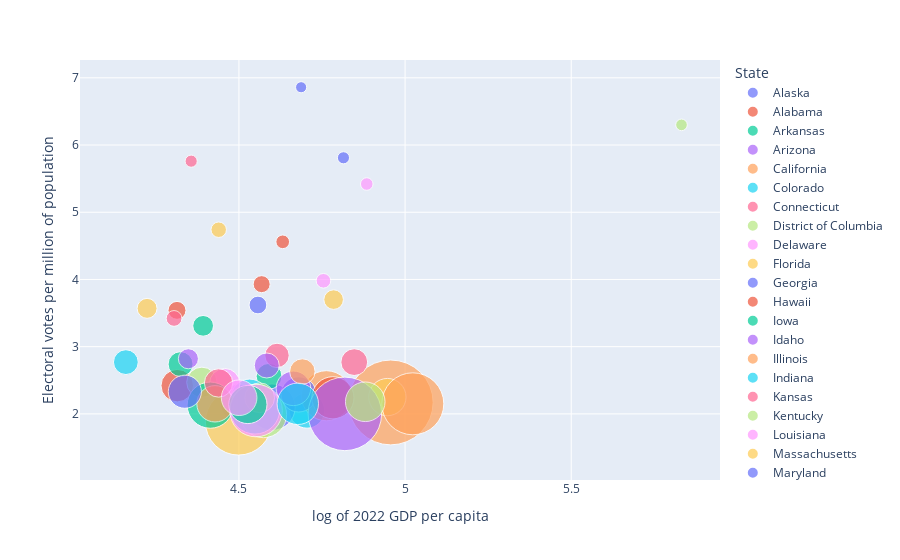

The cell this chart's notebook holds for it:
### Code cell
# plot the bubble chart
fig = px.scatter(df_flip_electoral_pop_gdp,#.query("elec_per_pop >= 3"),
                 x="2022_GDP_perCapita_log",
                 y="elec_per_pop",
                 size="citizen_pop_mil",
                 color="State",
                 hover_name="State",
                 size_max=60)



# Override x-axis and y-axis labels
fig.update_layout(
    xaxis_title="log of 2022 GDP per capita",
    yaxis_title="Electoral votes per million of population"
)

fig.show()

# Export the bubble chart to a png file
#fig.write_image("bubble_chart.png")

### Figure 1 — Plotly figure (JSON) as saved in the notebook; plotly's stock layout.template omitted (floating-point values rounded to 4 significant figures)
{"data": [{"hovertemplate": "<b>%{hovertext}</b><br><br>State=Alaska<br>2022_GDP_perCapita_log=%{x}<br>elec_per_pop=%{y}<br>citizen_pop_mil=%{marker.size}<extra></extra>", "hovertext": ["Alaska"], "legendgroup": "Alaska", "marker": {"color": "#636efa", "size": [0.516], "sizemode": "area", "sizeref": 0.007032, "symbol": "circle"}, "mode": "markers", "name": "Alaska", "orientation": "v", "showlegend": true, "type": "scatter", "x": [4.815], "xaxis": "x", "y": [5.81], "yaxis": "y"}, {"hovertemplate": "<b>%{hovertext}</b><br><br>State=Alabama<br>2022_GDP_perCapita_log=%{x}<br>elec_per_pop=%{y}<br>citizen_pop_mil=%{marker.size}<extra></extra>", "hovertext": ["Alabama"], "legendgroup": "Alabama", "marker": {"color": "#EF553B", "size": [3.716], "sizemode": "area", "sizeref": 0.007032, "symbol": "circle"}, "mode": "markers", "name": "Alabama", "orientation": "v", "showlegend": true, "type": "scatter", "x": [4.314], "xaxis": "x", "y": [2.42], "yaxis": "y"}, {"hovertemplate": "<b>%{hovertext}</b><br><br>State=Arkansas<br>2022_GDP_perCapita_log=%{x}<br>elec_per_pop=%{y}<br>citizen_pop_mil=%{marker.size}<extra></extra>", "hovertext": ["Arkansas"], "legendgroup": "Arkansas", "marker": {"color": "#00cc96", "size": [2.188], "sizemode": "area", "sizeref": 0.007032, "symbol": "circle"}, "mode": "markers", "name": "Arkansas", "orientation": "v", "showlegend": true, "type": "scatter", "x": [4.324], "xaxis": "x", "y": [2.74], "yaxis": "y"}, {"hovertemplate": "<b>%{hovertext}</b><br><br>State=Arizona<br>2022_GDP_perCapita_log=%{x}<br>elec_per_pop=%{y}<br>citizen_pop_mil=%{marker.size}<extra></extra>", "hovertext": ["Arizona"], "legendgroup": "Arizona", "marker": {"color": "#ab63fa", "size": [5.093], "sizemode": "area", "sizeref": 0.007032, "symbol": "circle"}, "mode": "markers", "name": "Arizona", "orientation": "v", "showlegend": true, "type": "scatter", "x": [4.501], "xaxis": "x", "y": [2.16], "yaxis": "y"}, {"hovertemplate": "<b>%{hovertext}</b><br><br>State=California<br>2022_GDP_perCapita_log=%{x}<br>elec_per_pop=%{y}<br>citizen_pop_mil=%{marker.size}<extra></extra>", "hovertext": ["California"], "legendgroup": "California", "marker": {"color": "#FFA15A", "size": [25.32], "sizemode": "area", "sizeref": 0.007032, "symbol": "circle"}, "mode": "markers", "name": "California", "orientation": "v", "showlegend": true, "type": "scatter", "x": [4.957], "xaxis": "x", "y": [2.17], "yaxis": "y"}, {"hovertemplate": "<b>%{hovertext}</b><br><br>State=Colorado<br>2022_GDP_perCapita_log=%{x}<br>elec_per_pop=%{y}<br>citizen_pop_mil=%{marker.size}<extra></extra>", "hovertext": ["Colorado"], "legendgroup": "Colorado", "marker": {"color": "#19d3f3", "size": [4.384], "sizemode": "area", "sizeref": 0.007032, "symbol": "circle"}, "mode": "markers", "name": "Colorado", "orientation": "v", "showlegend": true, "type": "scatter", "x": [4.705], "xaxis": "x", "y": [2.05], "yaxis": "y"}, {"hovertemplate": "<b>%{hovertext}</b><br><br>State=Connecticut<br>2022_GDP_perCapita_log=%{x}<br>elec_per_pop=%{y}<br>citizen_pop_mil=%{marker.size}<extra></extra>", "hovertext": ["Connecticut"], "legendgroup": "Connecticut", "marker": {"color": "#FF6692", "size": [2.527], "sizemode": "area", "sizeref": 0.007032, "symbol": "circle"}, "mode": "markers", "name": "Connecticut", "orientation": "v", "showlegend": true, "type": "scatter", "x": [4.847], "xaxis": "x", "y": [2.77], "yaxis": "y"}, {"hovertemplate": "<b>%{hovertext}</b><br><br>State=District of Columbia<br>2022_GDP_perCapita_log=%{x}<br>elec_per_pop=%{y}<br>citizen_pop_mil=%{marker.size}<extra></extra>", "hovertext": ["District of Columbia"], "legendgroup": "District of Columbia", "marker": {"color": "#B6E880", "size": [0.476], "sizemode": "area", "sizeref": 0.007032, "symbol": "circle"}, "mode": "markers", "name": "District of Columbia", "orientation": "v", "showlegend": true, "type": "scatter", "x": [5.832], "xaxis": "x", "y": [6.3], "yaxis": "y"}, {"hovertemplate": "<b>%{hovertext}</b><br><br>State=Delaware<br>2022_GDP_perCapita_log=%{x}<br>elec_per_pop=%{y}<br>citizen_pop_mil=%{marker.size}<extra></extra>", "hovertext": ["Delaware"], "legendgroup": "Delaware", "marker": {"color": "#FF97FF", "size": [0.754], "sizemode": "area", "sizeref": 0.007032, "symbol": "circle"}, "mode": "markers", "name": "Delaware", "orientation": "v", "showlegend": true, "type": "scatter", "x": [4.754], "xaxis": "x", "y": [3.98], "yaxis": "y"}, {"hovertemplate": "<b>%{hovertext}</b><br><br>State=Florida<br>2022_GDP_perCapita_log=%{x}<br>elec_per_pop=%{y}<br>citizen_pop_mil=%{marker.size}<extra></extra>", "hovertext": ["Florida"], "legendgroup": "Florida", "marker": {"color": "#FECB52", "size": [15.45], "sizemode": "area", "sizeref": 0.007032, "symbol": "circle"}, "mode": "markers", "name": "Florida", "orientation": "v", "showlegend": true, "type": "scatter", "x": [4.499], "xaxis": "x", "y": [1.88], "yaxis": "y"}, {"hovertemplate": "<b>%{hovertext}</b><br><br>State=Georgia<br>2022_GDP_perCapita_log=%{x}<br>elec_per_pop=%{y}<br>citizen_pop_mil=%{marker.size}<extra></extra>", "hovertext": ["Georgia"], "legendgroup": "Georgia", "marker": {"color": "#636efa", "size": [7.601], "sizemode": "area", "sizeref": 0.007032, "symbol": "circle"}, "mode": "markers", "name": "Georgia", "orientation": "v", "showlegend": true, "type": "scatter", "x": [4.599], "xaxis": "x", "y": [2.1], "yaxis": "y"}, {"hovertemplate": "<b>%{hovertext}</b><br><br>State=Hawaii<br>2022_GDP_perCapita_log=%{x}<br>elec_per_pop=%{y}<br>citizen_pop_mil=%{marker.size}<extra></extra>", "hovertext": ["Hawaii"], "legendgroup": "Hawaii", "marker": {"color": "#EF553B", "size": [1.019], "sizemode": "area", "sizeref": 0.007032, "symbol": "circle"}, "mode": "markers", "name": "Hawaii", "orientation": "v", "showlegend": true, "type": "scatter", "x": [4.568], "xaxis": "x", "y": [3.93], "yaxis": "y"}, {"hovertemplate": "<b>%{hovertext}</b><br><br>State=Iowa<br>2022_GDP_perCapita_log=%{x}<br>elec_per_pop=%{y}<br>citizen_pop_mil=%{marker.size}<extra></extra>", "hovertext": ["Iowa"], "legendgroup": "Iowa", "marker": {"color": "#00cc96", "size": [2.345], "sizemode": "area", "sizeref": 0.007032, "symbol": "circle"}, "mode": "markers", "name": "Iowa", "orientation": "v", "showlegend": true, "type": "scatter", "x": [4.591], "xaxis": "x", "y": [2.56], "yaxis": "y"}, {"hovertemplate": "<b>%{hovertext}</b><br><br>State=Idaho<br>2022_GDP_perCapita_log=%{x}<br>elec_per_pop=%{y}<br>citizen_pop_mil=%{marker.size}<extra></extra>", "hovertext": ["Idaho"], "legendgroup": "Idaho", "marker": {"color": "#ab63fa", "size": [1.417], "sizemode": "area", "sizeref": 0.007032, "symbol": "circle"}, "mode": "markers", "name": "Idaho", "orientation": "v", "showlegend": true, "type": "scatter", "x": [4.348], "xaxis": "x", "y": [2.82], "yaxis": "y"}, {"hovertemplate": "<b>%{hovertext}</b><br><br>State=Illinois<br>2022_GDP_perCapita_log=%{x}<br>elec_per_pop=%{y}<br>citizen_pop_mil=%{marker.size}<extra></extra>", "hovertext": ["Illinois"], "legendgroup": "Illinois", "marker": {"color": "#FFA15A", "size": [8.824], "sizemode": "area", "sizeref": 0.007032, "symbol": "circle"}, "mode": "markers", "name": "Illinois", "orientation": "v", "showlegend": true, "type": "scatter", "x": [4.763], "xaxis": "x", "y": [2.27], "yaxis": "y"}, {"hovertemplate": "<b>%{hovertext}</b><br><br>State=Indiana<br>2022_GDP_perCapita_log=%{x}<br>elec_per_pop=%{y}<br>citizen_pop_mil=%{marker.size}<extra></extra>", "hovertext": ["Indiana"], "legendgroup": "Indiana", "marker": {"color": "#19d3f3", "size": [4.903], "sizemode": "area", "sizeref": 0.007032, "symbol": "circle"}, "mode": "markers", "name": "Indiana", "orientation": "v", "showlegend": true, "type": "scatter", "x": [4.532], "xaxis": "x", "y": [2.24], "yaxis": "y"}, {"hovertemplate": "<b>%{hovertext}</b><br><br>State=Kansas<br>2022_GDP_perCapita_log=%{x}<br>elec_per_pop=%{y}<br>citizen_pop_mil=%{marker.size}<extra></extra>", "hovertext": ["Kansas"], "legendgroup": "Kansas", "marker": {"color": "#FF6692", "size": [2.087], "sizemode": "area", "sizeref": 0.007032, "symbol": "circle"}, "mode": "markers", "name": "Kansas", "orientation": "v", "showlegend": true, "type": "scatter", "x": [4.615], "xaxis": "x", "y": [2.87], "yaxis": "y"}, {"hovertemplate": "<b>%{hovertext}</b><br><br>State=Kentucky<br>2022_GDP_perCapita_log=%{x}<br>elec_per_pop=%{y}<br>citizen_pop_mil=%{marker.size}<extra></extra>", "hovertext": ["Kentucky"], "legendgroup": "Kentucky", "marker": {"color": "#B6E880", "size": [3.233], "sizemode": "area", "sizeref": 0.007032, "symbol": "circle"}, "mode": "markers", "name": "Kentucky", "orientation": "v", "showlegend": true, "type": "scatter", "x": [4.388], "xaxis": "x", "y": [2.47], "yaxis": "y"}, {"hovertemplate": "<b>%{hovertext}</b><br><br>State=Louisiana<br>2022_GDP_perCapita_log=%{x}<br>elec_per_pop=%{y}<br>citizen_pop_mil=%{marker.size}<extra></extra>", "hovertext": ["Louisiana"], "legendgroup": "Louisiana", "marker": {"color": "#FF97FF", "size": [3.263], "sizemode": "area", "sizeref": 0.007032, "symbol": "circle"}, "mode": "markers", "name": "Louisiana", "orientation": "v", "showlegend": true, "type": "scatter", "x": [4.457], "xaxis": "x", "y": [2.45], "yaxis": "y"}, {"hovertemplate": "<b>%{hovertext}</b><br><br>State=Massachusetts<br>2022_GDP_perCapita_log=%{x}<br>elec_per_pop=%{y}<br>citizen_pop_mil=%{marker.size}<extra></extra>", "hovertext": ["Massachusetts"], "legendgroup": "Massachusetts", "marker": {"color": "#FECB52", "size": [4.892], "sizemode": "area", "sizeref": 0.007032, "symbol": "circle"}, "mode": "markers", "name": "Massachusetts", "orientation": "v", "showlegend": true, "type": "scatter", "x": [4.947], "xaxis": "x", "y": [2.25], "yaxis": "y"}, {"hovertemplate": "<b>%{hovertext}</b><br><br>State=Maryland<br>2022_GDP_perCapita_log=%{x}<br>elec_per_pop=%{y}<br>citizen_pop_mil=%{marker.size}<extra></extra>", "hovertext": ["Maryland"], "legendgroup": "Maryland", "marker": {"color": "#636efa", "size": [4.364], "sizemode": "area", "sizeref": 0.007032, "symbol": "circle"}, "mode": "markers", "name": "Maryland", "orientation": "v", "showlegend": true, "type": "scatter", "x": [4.68], "xaxis": "x", "y": [2.29], "yaxis": "y"}, {"hovertemplate": "<b>%{hovertext}</b><br><br>State=Maine<br>2022_GDP_perCapita_log=%{x}<br>elec_per_pop=%{y}<br>citizen_pop_mil=%{marker.size}<extra></extra>", "hovertext": ["Maine"], "legendgroup": "Maine", "marker": {"color": "#EF553B", "size": [1.131], "sizemode": "area", "sizeref": 0.007032, "symbol": "circle"}, "mode": "markers", "name": "Maine", "orientation": "v", "showlegend": true, "type": "scatter", "x": [4.314], "xaxis": "x", "y": [3.54], "yaxis": "y"}, {"hovertemplate": "<b>%{hovertext}</b><br><br>State=Michigan<br>2022_GDP_perCapita_log=%{x}<br>elec_per_pop=%{y}<br>citizen_pop_mil=%{marker.size}<extra></extra>", "hovertext": ["Michigan"], "legendgroup": "Michigan", "marker": {"color": "#00cc96", "size": [7.517], "sizemode": "area", "sizeref": 0.007032, "symbol": "circle"}, "mode": "markers", "name": "Michigan", "orientation": "v", "showlegend": true, "type": "scatter", "x": [4.414], "xaxis": "x", "y": [2.13], "yaxis": "y"}, {"hovertemplate": "<b>%{hovertext}</b><br><br>State=Minnesota<br>2022_GDP_perCapita_log=%{x}<br>elec_per_pop=%{y}<br>citizen_pop_mil=%{marker.size}<extra></extra>", "hovertext": ["Minnesota"], "legendgroup": "Minnesota", "marker": {"color": "#ab63fa", "size": [4.21], "sizemode": "area", "sizeref": 0.007032, "symbol": "circle"}, "mode": "markers", "name": "Minnesota", "orientation": "v", "showlegend": true, "type": "scatter", "x": [4.664], "xaxis": "x", "y": [2.38], "yaxis": "y"}, {"hovertemplate": "<b>%{hovertext}</b><br><br>State=Missouri<br>2022_GDP_perCapita_log=%{x}<br>elec_per_pop=%{y}<br>citizen_pop_mil=%{marker.size}<extra></extra>", "hovertext": ["Missouri"], "legendgroup": "Missouri", "marker": {"color": "#FFA15A", "size": [4.655], "sizemode": "area", "sizeref": 0.007032, "symbol": "circle"}, "mode": "markers", "name": "Missouri", "orientation": "v", "showlegend": true, "type": "scatter", "x": [4.428], "xaxis": "x", "y": [2.15], "yaxis": "y"}, {"hovertemplate": "<b>%{hovertext}</b><br><br>State=Mississippi<br>2022_GDP_perCapita_log=%{x}<br>elec_per_pop=%{y}<br>citizen_pop_mil=%{marker.size}<extra></extra>", "hovertext": ["Mississippi"], "legendgroup": "Mississippi", "marker": {"color": "#19d3f3", "size": [2.166], "sizemode": "area", "sizeref": 0.007032, "symbol": "circle"}, "mode": "markers", "name": "Mississippi", "orientation": "v", "showlegend": true, "type": "scatter", "x": [4.16], "xaxis": "x", "y": [2.77], "yaxis": "y"}, {"hovertemplate": "<b>%{hovertext}</b><br><br>State=Montana<br>2022_GDP_perCapita_log=%{x}<br>elec_per_pop=%{y}<br>citizen_pop_mil=%{marker.size}<extra></extra>", "hovertext": ["Montana"], "legendgroup": "Montana", "marker": {"color": "#FF6692", "size": [0.878], "sizemode": "area", "sizeref": 0.007032, "symbol": "circle"}, "mode": "markers", "name": "Montana", "orientation": "v", "showlegend": true, "type": "scatter", "x": [4.305], "xaxis": "x", "y": [3.42], "yaxis": "y"}, {"hovertemplate": "<b>%{hovertext}</b><br><br>State=North Carolina<br>2022_GDP_perCapita_log=%{x}<br>elec_per_pop=%{y}<br>citizen_pop_mil=%{marker.size}<extra></extra>", "hovertext": ["North Carolina"], "legendgroup": "North Carolina", "marker": {"color": "#B6E880", "size": [7.533], "sizemode": "area", "sizeref": 0.007032, "symbol": "circle"}, "mode": "markers", "name": "North Carolina", "orientation": "v", "showlegend": true, "type": "scatter", "x": [4.574], "xaxis": "x", "y": [1.99], "yaxis": "y"}, {"hovertemplate": "<b>%{hovertext}</b><br><br>State=North Dakota<br>2022_GDP_perCapita_log=%{x}<br>elec_per_pop=%{y}<br>citizen_pop_mil=%{marker.size}<extra></extra>", "hovertext": ["North Dakota"], "legendgroup": "North Dakota", "marker": {"color": "#FF97FF", "size": [0.554], "sizemode": "area", "sizeref": 0.007032, "symbol": "circle"}, "mode": "markers", "name": "North Dakota", "orientation": "v", "showlegend": true, "type": "scatter", "x": [4.885], "xaxis": "x", "y": [5.42], "yaxis": "y"}, {"hovertemplate": "<b>%{hovertext}</b><br><br>State=Nebraska<br>2022_GDP_perCapita_log=%{x}<br>elec_per_pop=%{y}<br>citizen_pop_mil=%{marker.size}<extra></extra>", "hovertext": ["Nebraska"], "legendgroup": "Nebraska", "marker": {"color": "#FECB52", "size": [1.351], "sizemode": "area", "sizeref": 0.007032, "symbol": "circle"}, "mode": "markers", "name": "Nebraska", "orientation": "v", "showlegend": true, "type": "scatter", "x": [4.785], "xaxis": "x", "y": [3.7], "yaxis": "y"}, {"hovertemplate": "<b>%{hovertext}</b><br><br>State=New Hampshire<br>2022_GDP_perCapita_log=%{x}<br>elec_per_pop=%{y}<br>citizen_pop_mil=%{marker.size}<extra></extra>", "hovertext": ["New Hampshire"], "legendgroup": "New Hampshire", "marker": {"color": "#636efa", "size": [1.106], "sizemode": "area", "sizeref": 0.007032, "symbol": "circle"}, "mode": "markers", "name": "New Hampshire", "orientation": "v", "showlegend": true, "type": "scatter", "x": [4.557], "xaxis": "x", "y": [3.62], "yaxis": "y"}, {"hovertemplate": "<b>%{hovertext}</b><br><br>State=New Jersey<br>2022_GDP_perCapita_log=%{x}<br>elec_per_pop=%{y}<br>citizen_pop_mil=%{marker.size}<extra></extra>", "hovertext": ["New Jersey"], "legendgroup": "New Jersey", "marker": {"color": "#EF553B", "size": [6.241], "sizemode": "area", "sizeref": 0.007032, "symbol": "circle"}, "mode": "markers", "name": "New Jersey", "orientation": "v", "showlegend": true, "type": "scatter", "x": [4.783], "xaxis": "x", "y": [2.24], "yaxis": "y"}, {"hovertemplate": "<b>%{hovertext}</b><br><br>State=New Mexico<br>2022_GDP_perCapita_log=%{x}<br>elec_per_pop=%{y}<br>citizen_pop_mil=%{marker.size}<extra></extra>", "hovertext": ["New Mexico"], "legendgroup": "New Mexico", "marker": {"color": "#00cc96", "size": [1.511], "sizemode": "area", "sizeref": 0.007032, "symbol": "circle"}, "mode": "markers", "name": "New Mexico", "orientation": "v", "showlegend": true, "type": "scatter", "x": [4.392], "xaxis": "x", "y": [3.31], "yaxis": "y"}, {"hovertemplate": "<b>%{hovertext}</b><br><br>State=Nevada<br>2022_GDP_perCapita_log=%{x}<br>elec_per_pop=%{y}<br>citizen_pop_mil=%{marker.size}<extra></extra>", "hovertext": ["Nevada"], "legendgroup": "Nevada", "marker": {"color": "#ab63fa", "size": [2.206], "sizemode": "area", "sizeref": 0.007032, "symbol": "circle"}, "mode": "markers", "name": "Nevada", "orientation": "v", "showlegend": true, "type": "scatter", "x": [4.584], "xaxis": "x", "y": [2.72], "yaxis": "y"}, {"hovertemplate": "<b>%{hovertext}</b><br><br>State=New York<br>2022_GDP_perCapita_log=%{x}<br>elec_per_pop=%{y}<br>citizen_pop_mil=%{marker.size}<extra></extra>", "hovertext": ["New York"], "legendgroup": "New York", "marker": {"color": "#FFA15A", "size": [13.52], "sizemode": "area", "sizeref": 0.007032, "symbol": "circle"}, "mode": "markers", "name": "New York", "orientation": "v", "showlegend": true, "type": "scatter", "x": [5.023], "xaxis": "x", "y": [2.15], "yaxis": "y"}, {"hovertemplate": "<b>%{hovertext}</b><br><br>State=Ohio<br>2022_GDP_perCapita_log=%{x}<br>elec_per_pop=%{y}<br>citizen_pop_mil=%{marker.size}<extra></extra>", "hovertext": ["Ohio"], "legendgroup": "Ohio", "marker": {"color": "#19d3f3", "size": [8.708], "sizemode": "area", "sizeref": 0.007032, "symbol": "circle"}, "mode": "markers", "name": "Ohio", "orientation": "v", "showlegend": true, "type": "scatter", "x": [4.548], "xaxis": "x", "y": [2.07], "yaxis": "y"}, {"hovertemplate": "<b>%{hovertext}</b><br><br>State=Oklahoma<br>2022_GDP_perCapita_log=%{x}<br>elec_per_pop=%{y}<br>citizen_pop_mil=%{marker.size}<extra></extra>", "hovertext": ["Oklahoma"], "legendgroup": "Oklahoma", "marker": {"color": "#FF6692", "size": [2.841], "sizemode": "area", "sizeref": 0.007032, "symbol": "circle"}, "mode": "markers", "name": "Oklahoma", "orientation": "v", "showlegend": true, "type": "scatter", "x": [4.439], "xaxis": "x", "y": [2.46], "yaxis": "y"}, {"hovertemplate": "<b>%{hovertext}</b><br><br>State=Oregon<br>2022_GDP_perCapita_log=%{x}<br>elec_per_pop=%{y}<br>citizen_pop_mil=%{marker.size}<extra></extra>", "hovertext": ["Oregon"], "legendgroup": "Oregon", "marker": {"color": "#B6E880", "size": [3.122], "sizemode": "area", "sizeref": 0.007032, "symbol": "circle"}, "mode": "markers", "name": "Oregon", "orientation": "v", "showlegend": true, "type": "scatter", "x": [4.562], "xaxis": "x", "y": [2.24], "yaxis": "y"}, {"hovertemplate": "<b>%{hovertext}</b><br><br>State=Pennsylvania<br>2022_GDP_perCapita_log=%{x}<br>elec_per_pop=%{y}<br>citizen_pop_mil=%{marker.size}<extra></extra>", "hovertext": ["Pennsylvania"], "legendgroup": "Pennsylvania", "marker": {"color": "#FF97FF", "size": [9.741], "sizemode": "area", "sizeref": 0.007032, "symbol": "circle"}, "mode": "markers", "name": "Pennsylvania", "orientation": "v", "showlegend": true, "type": "scatter", "x": [4.551], "xaxis": "x", "y": [2.05], "yaxis": "y"}, {"hovertemplate": "<b>%{hovertext}</b><br><br>State=Rhode Island<br>2022_GDP_perCapita_log=%{x}<br>elec_per_pop=%{y}<br>citizen_pop_mil=%{marker.size}<extra></extra>", "hovertext": ["Rhode Island"], "legendgroup": "Rhode Island", "marker": {"color": "#FECB52", "size": [0.843], "sizemode": "area", "sizeref": 0.007032, "symbol": "circle"}, "mode": "markers", "name": "Rhode Island", "orientation": "v", "showlegend": true, "type": "scatter", "x": [4.439], "xaxis": "x", "y": [4.74], "yaxis": "y"}, {"hovertemplate": "<b>%{hovertext}</b><br><br>State=South Carolina<br>2022_GDP_perCapita_log=%{x}<br>elec_per_pop=%{y}<br>citizen_pop_mil=%{marker.size}<extra></extra>", "hovertext": ["South Carolina"], "legendgroup": "South Carolina", "marker": {"color": "#636efa", "size": [3.868], "sizemode": "area", "sizeref": 0.007032, "symbol": "circle"}, "mode": "markers", "name": "South Carolina", "orientation": "v", "showlegend": true, "type": "scatter", "x": [4.337], "xaxis": "x", "y": [2.33], "yaxis": "y"}, {"hovertemplate": "<b>%{hovertext}</b><br><br>State=South Dakota<br>2022_GDP_perCapita_log=%{x}<br>elec_per_pop=%{y}<br>citizen_pop_mil=%{marker.size}<extra></extra>", "hovertext": ["South Dakota"], "legendgroup": "South Dakota", "marker": {"color": "#EF553B", "size": [0.658], "sizemode": "area", "sizeref": 0.007032, "symbol": "circle"}, "mode": "markers", "name": "South Dakota", "orientation": "v", "showlegend": true, "type": "scatter", "x": [4.632], "xaxis": "x", "y": [4.56], "yaxis": "y"}, {"hovertemplate": "<b>%{hovertext}</b><br><br>State=Tennessee<br>2022_GDP_perCapita_log=%{x}<br>elec_per_pop=%{y}<br>citizen_pop_mil=%{marker.size}<extra></extra>", "hovertext": ["Tennessee"], "legendgroup": "Tennessee", "marker": {"color": "#00cc96", "size": [5.145], "sizemode": "area", "sizeref": 0.007032, "symbol": "circle"}, "mode": "markers", "name": "Tennessee", "orientation": "v", "showlegend": true, "type": "scatter", "x": [4.527], "xaxis": "x", "y": [2.14], "yaxis": "y"}, {"hovertemplate": "<b>%{hovertext}</b><br><br>State=Texas<br>2022_GDP_perCapita_log=%{x}<br>elec_per_pop=%{y}<br>citizen_pop_mil=%{marker.size}<extra></extra>", "hovertext": ["Texas"], "legendgroup": "Texas", "marker": {"color": "#ab63fa", "size": [19.03], "sizemode": "area", "sizeref": 0.007032, "symbol": "circle"}, "mode": "markers", "name": "Texas", "orientation": "v", "showlegend": true, "type": "scatter", "x": [4.819], "xaxis": "x", "y": [2], "yaxis": "y"}, {"hovertemplate": "<b>%{hovertext}</b><br><br>State=Utah<br>2022_GDP_perCapita_log=%{x}<br>elec_per_pop=%{y}<br>citizen_pop_mil=%{marker.size}<extra></extra>", "hovertext": ["Utah"], "legendgroup": "Utah", "marker": {"color": "#FFA15A", "size": [2.278], "sizemode": "area", "sizeref": 0.007032, "symbol": "circle"}, "mode": "markers", "name": "Utah", "orientation": "v", "showlegend": true, "type": "scatter", "x": [4.691], "xaxis": "x", "y": [2.63], "yaxis": "y"}, {"hovertemplate": "<b>%{hovertext}</b><br><br>State=Virginia<br>2022_GDP_perCapita_log=%{x}<br>elec_per_pop=%{y}<br>citizen_pop_mil=%{marker.size}<extra></extra>", "hovertext": ["Virginia"], "legendgroup": "Virginia", "marker": {"color": "#19d3f3", "size": [6.043], "sizemode": "area", "sizeref": 0.007032, "symbol": "circle"}, "mode": "markers", "name": "Virginia", "orientation": "v", "showlegend": true, "type": "scatter", "x": [4.677], "xaxis": "x", "y": [2.15], "yaxis": "y"}, {"hovertemplate": "<b>%{hovertext}</b><br><br>State=Vermont<br>2022_GDP_perCapita_log=%{x}<br>elec_per_pop=%{y}<br>citizen_pop_mil=%{marker.size}<extra></extra>", "hovertext": ["Vermont"], "legendgroup": "Vermont", "marker": {"color": "#FF6692", "size": [0.521], "sizemode": "area", "sizeref": 0.007032, "symbol": "circle"}, "mode": "markers", "name": "Vermont", "orientation": "v", "showlegend": true, "type": "scatter", "x": [4.356], "xaxis": "x", "y": [5.76], "yaxis": "y"}, {"hovertemplate": "<b>%{hovertext}</b><br><br>State=Washington<br>2022_GDP_perCapita_log=%{x}<br>elec_per_pop=%{y}<br>citizen_pop_mil=%{marker.size}<extra></extra>", "hovertext": ["Washington"], "legendgroup": "Washington", "marker": {"color": "#B6E880", "size": [5.511], "sizemode": "area", "sizeref": 0.007032, "symbol": "circle"}, "mode": "markers", "name": "Washington", "orientation": "v", "showlegend": true, "type": "scatter", "x": [4.88], "xaxis": "x", "y": [2.18], "yaxis": "y"}, {"hovertemplate": "<b>%{hovertext}</b><br><br>State=Wisconsin<br>2022_GDP_perCapita_log=%{x}<br>elec_per_pop=%{y}<br>citizen_pop_mil=%{marker.size}<extra></extra>", "hovertext": ["Wisconsin"], "legendgroup": "Wisconsin", "marker": {"color": "#FF97FF", "size": [4.461], "sizemode": "area", "sizeref": 0.007032, "symbol": "circle"}, "mode": "markers", "name": "Wisconsin", "orientation": "v", "showlegend": true, "type": "scatter", "x": [4.501], "xaxis": "x", "y": [2.24], "yaxis": "y"}, {"hovertemplate": "<b>%{hovertext}</b><br><br>State=West Virginia<br>2022_GDP_perCapita_log=%{x}<br>elec_per_pop=%{y}<br>citizen_pop_mil=%{marker.size}<extra></extra>", "hovertext": ["West Virginia"], "legendgroup": "West Virginia", "marker": {"color": "#FECB52", "size": [1.4], "sizemode": "area", "sizeref": 0.007032, "symbol": "circle"}, "mode": "markers", "name": "West Virginia", "orientation": "v", "showlegend": true, "type": "scatter", "x": [4.224], "xaxis": "x", "y": [3.57], "yaxis": "y"}, {"hovertemplate": "<b>%{hovertext}</b><br><br>State=Wyoming<br>2022_GDP_perCapita_log=%{x}<br>elec_per_pop=%{y}<br>citizen_pop_mil=%{marker.size}<extra></extra>", "hovertext": ["Wyoming"], "legendgroup": "Wyoming", "marker": {"color": "#636efa", "size": [0.437], "sizemode": "area", "sizeref": 0.007032, "symbol": "circle"}, "mode": "markers", "name": "Wyoming", "orientation": "v", "showlegend": true, "type": "scatter", "x": [4.687], "xaxis": "x", "y": [6.86], "yaxis": "y"}], "layout": {"legend": {"itemsizing": "constant", "title": {"text": "State"}, "tracegroupgap": 0}, "margin": {"t": 60}, "xaxis": {"anchor": "y", "domain": [0, 1], "title": {"text": "log of 2022 GDP per capita"}}, "yaxis": {"anchor": "x", "domain": [0, 1], "title": {"text": "Electoral votes per million of population"}}}}
